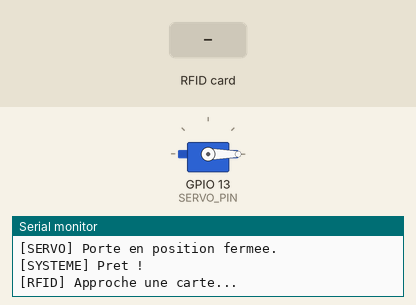
Simulated run of this sketch. Board: ESP32. Shown: servo, the last lines printed to the serial monitor. The test bench sets the inputs (shaded band).

Above: at 2.3 s.
2.4 s: RFID card 11 7D 26 03 held to the reader
At 2.8 s:
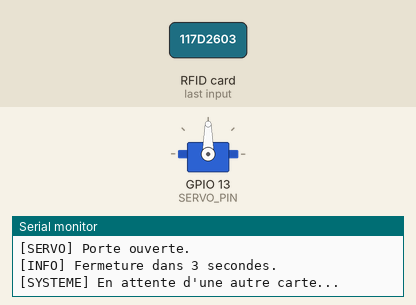
3.9 s: RFID card 5E 7A 19 C4 held to the reader
Timing chart, 0 to 6.9 s (numbered marks = the images above; inputs shaded):
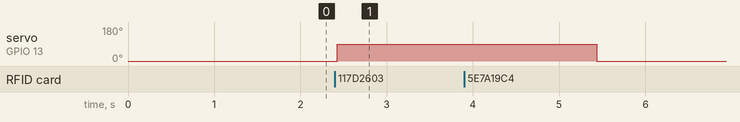

The sketch:

RFID_Porte.ino
```cpp
#include <SPI.h>
#include <MFRC522.h>
#include <ESP32Servo.h>

// ===== BROCHES EXISTANTES =====
#define RFID_SS   5
#define RFID_RST  27
#define SERVO_PIN 13

MFRC522 rfid(RFID_SS, RFID_RST);
Servo porte;

// UID du badge autorise : 11 7D 26 03
byte uidAutorise[] = {0x11, 0x7D, 0x26, 0x03};


// Angles de la porte
const int PORTE_FERMEE = 0;
const int PORTE_OUVERTE = 90;

// Duree avant fermeture automatique
const unsigned long DUREE_OUVERTE = 3000;

bool porteOuverte = false;
unsigned long heureOuverture = 0;

void setup() {
  Serial.begin(115200);
  delay(1000);

  Serial.println();
  Serial.println("================================");
  Serial.println("  MA MAISON INTELLIGENTE");
  Serial.println("  MODULE RFID - ESP32 NUMERO 2");
  Serial.println("================================");

  // Initialisation du lecteur RFID
  Serial.println("[RFID] Initialisation SPI...");
  SPI.begin(18, 19, 23, RFID_SS);
  rfid.PCD_Init();
  delay(100);

  // Verification de la communication avec le RC522
  rfid.PCD_DumpVersionToSerial();

  // Initialisation du servo
  Serial.println("[SERVO] Initialisation...");
  porte.setPeriodHertz(50);
  porte.attach(SERVO_PIN, 500, 2400);
  porte.write(PORTE_FERMEE);
  porteOuverte = false;

  Serial.println("[SERVO] Porte en position fermee.");
  Serial.println("[SYSTEME] Pret !");
  Serial.println("[RFID] Approche une carte...");
}

void loop() {
  // Referme automatiquement la porte apres 3 secondes
  if (porteOuverte &&
      millis() - heureOuverture >= DUREE_OUVERTE) {
    porte.write(PORTE_FERMEE);
    porteOuverte = false;

    Serial.println("[SERVO] Porte refermee automatiquement.");
  }

  // Attend une nouvelle carte
  if (!rfid.PICC_IsNewCardPresent()) {
    return;
  }

  if (!rfid.PICC_ReadCardSerial()) {
    Serial.println("[RFID] Erreur de lecture.");
    return;
  }

  // Affiche l'UID et compare le badge
  Serial.println();
  Serial.println("[RFID] Carte detectee !");

  Serial.print("[RFID] UID : ");

  bool autorise = (rfid.uid.size == sizeof(uidAutorise));

  for (byte i = 0; i < rfid.uid.size; i++) {
    if (rfid.uid.uidByte[i] < 0x10) {
      Serial.print("0");
    }

    Serial.print(rfid.uid.uidByte[i], HEX);
    Serial.print(" ");

    if (autorise &&
        rfid.uid.uidByte[i] != uidAutorise[i]) {
      autorise = false;
    }
  }

  Serial.println();

  if (autorise) {
    Serial.println("[ACCES] AUTORISE !");
    Serial.println("[SERVO] Ouverture de la porte...");

    porte.write(PORTE_OUVERTE);
    porteOuverte = true;
    heureOuverture = millis();

    Serial.println("[SERVO] Porte ouverte.");
    Serial.println("[INFO] Fermeture dans 3 secondes.");
  } else {
    Serial.println("[ACCES] REFUSE !");
    Serial.println("[INFO] Badge non autorise.");
  }

  // Termine proprement la lecture RFID
  rfid.PICC_HaltA();
  rfid.PCD_StopCrypto1();

  Serial.println("[SYSTEME] En attente d'une autre carte...");
  delay(500);
}
```

Measured:
- after the input at 2.4 s, servo on GPIO 13 (SERVO_PIN): 0° → 90° at once
